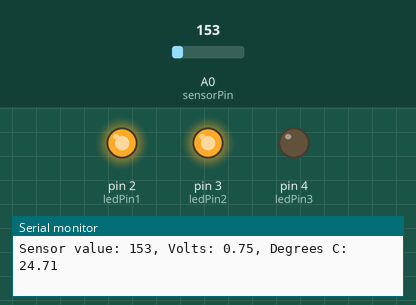
Recording of a sketch running on a simulated Arduino Uno, built with avr-gcc and run on an emulated ATmega328P. Parts: output pins drawn as LEDs (lit = HIGH), the last lines printed to the serial monitor. The inputs (shaded band) are chosen by the test bench; at power-on: A0 (sensorPin) = 153.

Above: at 1.2 s.
1.3 s: A0 (sensorPin) set to 151
At 1.9 s:
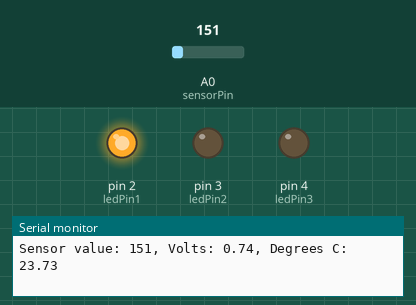
2.8 s: A0 (sensorPin) set to 114
At 3.3 s:
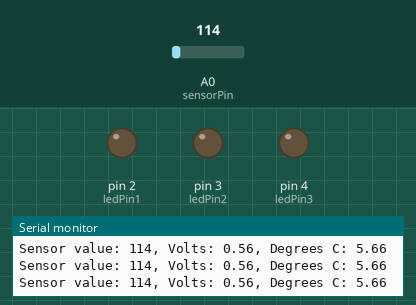
4.3 s: A0 (sensorPin) set to 165
At 4.8 s:
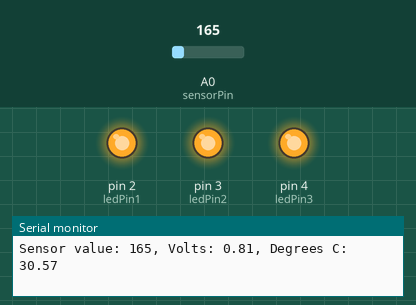
5.8 s: A0 (sensorPin) set to 133
At 6.3 s:
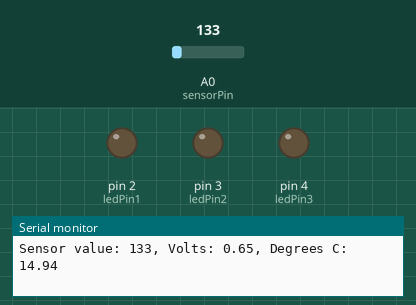
8.8 s: A0 (sensorPin) set to 175
At 10.3 s:
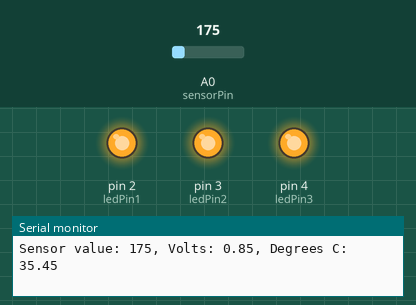
Timing chart, 0 to 11.8 s (numbered marks = the images above; inputs shaded):
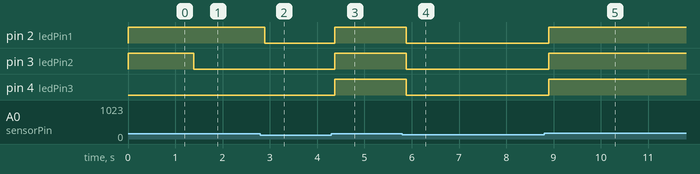

Measured:
- the behaviour switches between 152 and 151 on A0 (sensorPin) (found by bisection; images 0 and 1)
- after the input at 1.3 s, pin 3 (ledPin2): HIGH → LOW after 0.09 s
- after the input at 2.8 s, pin 2 (ledPin1): HIGH → LOW after 0.10 s
- after the input at 4.3 s, pin 2 (ledPin1), pin 3 (ledPin2), pin 4 (ledPin3): LOW → HIGH after 0.07 s
- after the input at 5.8 s, pin 2 (ledPin1), pin 3 (ledPin2), pin 4 (ledPin3): HIGH → LOW after 0.08 s
- after the input at 8.8 s, pin 2 (ledPin1), pin 3 (ledPin2), pin 4 (ledPin3): LOW → HIGH after 0.10 s

The sketch:

Project-03-Love-O-Meter.ino
```cpp
// Arduino Starter Kit - Project 03 (Love-O-Meter)
// Read temperature from TMP36 and light more LEDs as temperature rises.

const int sensorPin = A0;
const float baselineTemp = 20.0;
const int ledPin1 = 2;
const int ledPin2 = 3;
const int ledPin3 = 4;

void setup() {
  Serial.begin(9600);

  pinMode(ledPin1, OUTPUT);
  pinMode(ledPin2, OUTPUT);
  pinMode(ledPin3, OUTPUT);

  digitalWrite(ledPin1, LOW);
  digitalWrite(ledPin2, LOW);
  digitalWrite(ledPin3, LOW);
}

void loop() {
  int sensorVal = analogRead(sensorPin);
  Serial.print("Sensor value: ");
  Serial.print(sensorVal);

  // Convert the ADC reading to voltage.
  float voltage = (sensorVal / 1024.0) * 5.0;
  Serial.print(", Volts: ");
  Serial.print(voltage);

  // Convert voltage to temperature in degrees C (TMP36).
  float temperature = (voltage - 0.5) * 100.0;
  Serial.print(", Degrees C: ");
  Serial.println(temperature);

  // Below baseline + 2C (under 22C): all LEDs off.
  if (temperature < baselineTemp + 2) {
    digitalWrite(ledPin1, LOW);
    digitalWrite(ledPin2, LOW);
    digitalWrite(ledPin3, LOW);
  // baseline + 2C to below baseline + 4C (22C to <24C): first LED on.
  } else if (temperature >= baselineTemp + 2 && temperature < baselineTemp + 4) {
    digitalWrite(ledPin1, HIGH);
    digitalWrite(ledPin2, LOW);
    digitalWrite(ledPin3, LOW);
  // baseline + 4C to below baseline + 6C (24C to <26C): first two LEDs on.
  } else if (temperature >= baselineTemp + 4 && temperature < baselineTemp + 6) {
    digitalWrite(ledPin1, HIGH);
    digitalWrite(ledPin2, HIGH);
    digitalWrite(ledPin3, LOW);
  // baseline + 6C and above (26C+): all LEDs on.
  } else {
    digitalWrite(ledPin1, HIGH);
    digitalWrite(ledPin2, HIGH);
    digitalWrite(ledPin3, HIGH);
  }

  delay(1);
}
```
